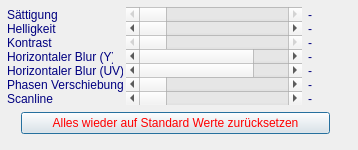
<?xml version="1.0" encoding="UTF-8"?>
<ui version="4.0">
 <class>TVSetupWindow</class>
 <widget class="QDialog" name="TVSetupWindow">
  <property name="windowModality">
   <enum>Qt::NonModal</enum>
  </property>
  <property name="geometry">
   <rect>
    <x>0</x>
    <y>0</y>
    <width>358</width>
    <height>150</height>
   </rect>
  </property>
  <property name="sizePolicy">
   <sizepolicy hsizetype="Preferred" vsizetype="Preferred">
    <horstretch>0</horstretch>
    <verstretch>0</verstretch>
   </sizepolicy>
  </property>
  <property name="minimumSize">
   <size>
    <width>344</width>
    <height>150</height>
   </size>
  </property>
  <property name="maximumSize">
   <size>
    <width>360</width>
    <height>150</height>
   </size>
  </property>
  <property name="font">
   <font>
    <family>Arial</family>
   </font>
  </property>
  <property name="contextMenuPolicy">
   <enum>Qt::NoContextMenu</enum>
  </property>
  <property name="windowTitle">
   <string>TV/Video Einstellungen</string>
  </property>
  <property name="windowOpacity">
   <double>1.000000000000000</double>
  </property>
  <property name="styleSheet">
   <string notr="true"/>
  </property>
  <property name="modal">
   <bool>false</bool>
  </property>
  <widget class="QLabel" name="label">
   <property name="enabled">
    <bool>false</bool>
   </property>
   <property name="geometry">
    <rect>
     <x>7</x>
     <y>7</y>
     <width>113</width>
     <height>16</height>
    </rect>
   </property>
   <property name="font">
    <font>
     <family>Arial</family>
     <weight>50</weight>
     <bold>false</bold>
    </font>
   </property>
   <property name="toolTip">
    <string/>
   </property>
   <property name="statusTip">
    <string/>
   </property>
   <property name="styleSheet">
    <string notr="true">color: rgb(0,0, 128);</string>
   </property>
   <property name="text">
    <string>Sättigung</string>
   </property>
  </widget>
  <widget class="QLabel" name="label_2">
   <property name="geometry">
    <rect>
     <x>7</x>
     <y>21</y>
     <width>113</width>
     <height>16</height>
    </rect>
   </property>
   <property name="font">
    <font>
     <family>Arial</family>
     <weight>50</weight>
     <bold>false</bold>
    </font>
   </property>
   <property name="styleSheet">
    <string notr="true">color: rgb(0,0, 128);</string>
   </property>
   <property name="text">
    <string>Helligkeit</string>
   </property>
  </widget>
  <widget class="QLabel" name="label_3">
   <property name="enabled">
    <bool>false</bool>
   </property>
   <property name="geometry">
    <rect>
     <x>7</x>
     <y>35</y>
     <width>113</width>
     <height>16</height>
    </rect>
   </property>
   <property name="font">
    <font>
     <family>Arial</family>
     <weight>50</weight>
     <bold>false</bold>
    </font>
   </property>
   <property name="styleSheet">
    <string notr="true">color: rgb(0,0, 128);</string>
   </property>
   <property name="text">
    <string>Kontrast</string>
   </property>
  </widget>
  <widget class="QLabel" name="label_4">
   <property name="geometry">
    <rect>
     <x>7</x>
     <y>49</y>
     <width>106</width>
     <height>16</height>
    </rect>
   </property>
   <property name="font">
    <font>
     <family>Arial</family>
     <weight>50</weight>
     <bold>false</bold>
    </font>
   </property>
   <property name="styleSheet">
    <string notr="true">color: rgb(0,0, 128);</string>
   </property>
   <property name="text">
    <string>Horizontaler Blur (Y)</string>
   </property>
  </widget>
  <widget class="QLabel" name="label_5">
   <property name="geometry">
    <rect>
     <x>7</x>
     <y>63</y>
     <width>116</width>
     <height>16</height>
    </rect>
   </property>
   <property name="font">
    <font>
     <family>Arial</family>
     <weight>50</weight>
     <bold>false</bold>
    </font>
   </property>
   <property name="styleSheet">
    <string notr="true">color: rgb(0,0, 128);</string>
   </property>
   <property name="text">
    <string>Horizontaler Blur (UV)</string>
   </property>
  </widget>
  <widget class="QLabel" name="label_6">
   <property name="geometry">
    <rect>
     <x>7</x>
     <y>77</y>
     <width>116</width>
     <height>16</height>
    </rect>
   </property>
   <property name="font">
    <font>
     <family>Arial</family>
     <weight>50</weight>
     <bold>false</bold>
    </font>
   </property>
   <property name="styleSheet">
    <string notr="true">color: rgb(0,0, 128);</string>
   </property>
   <property name="text">
    <string>Phasen Verschiebung</string>
   </property>
  </widget>
  <widget class="QLabel" name="label_7">
   <property name="geometry">
    <rect>
     <x>7</x>
     <y>91</y>
     <width>101</width>
     <height>16</height>
    </rect>
   </property>
   <property name="font">
    <font>
     <family>Arial</family>
     <weight>50</weight>
     <bold>false</bold>
    </font>
   </property>
   <property name="styleSheet">
    <string notr="true">color: rgb(0,0, 128);</string>
   </property>
   <property name="text">
    <string>Scanline</string>
   </property>
  </widget>
  <widget class="QScrollBar" name="helligkeit_scroll">
   <property name="geometry">
    <rect>
     <x>126</x>
     <y>21</y>
     <width>176</width>
     <height>14</height>
    </rect>
   </property>
   <property name="focusPolicy">
    <enum>Qt::StrongFocus</enum>
   </property>
   <property name="maximum">
    <number>100</number>
   </property>
   <property name="orientation">
    <enum>Qt::Horizontal</enum>
   </property>
  </widget>
  <widget class="QScrollBar" name="saettigung_scroll">
   <property name="enabled">
    <bool>false</bool>
   </property>
   <property name="geometry">
    <rect>
     <x>126</x>
     <y>7</y>
     <width>176</width>
     <height>14</height>
    </rect>
   </property>
   <property name="focusPolicy">
    <enum>Qt::StrongFocus</enum>
   </property>
   <property name="maximum">
    <number>100</number>
   </property>
   <property name="orientation">
    <enum>Qt::Horizontal</enum>
   </property>
  </widget>
  <widget class="QScrollBar" name="kontrast_scroll">
   <property name="enabled">
    <bool>false</bool>
   </property>
   <property name="geometry">
    <rect>
     <x>126</x>
     <y>35</y>
     <width>176</width>
     <height>14</height>
    </rect>
   </property>
   <property name="focusPolicy">
    <enum>Qt::StrongFocus</enum>
   </property>
   <property name="maximum">
    <number>100</number>
   </property>
   <property name="orientation">
    <enum>Qt::Horizontal</enum>
   </property>
  </widget>
  <widget class="QScrollBar" name="horblurY_scroll">
   <property name="geometry">
    <rect>
     <x>126</x>
     <y>49</y>
     <width>176</width>
     <height>14</height>
    </rect>
   </property>
   <property name="focusPolicy">
    <enum>Qt::StrongFocus</enum>
   </property>
   <property name="minimum">
    <number>1</number>
   </property>
   <property name="maximum">
    <number>4</number>
   </property>
   <property name="orientation">
    <enum>Qt::Horizontal</enum>
   </property>
  </widget>
  <widget class="QScrollBar" name="horblurUV_scroll">
   <property name="geometry">
    <rect>
     <x>126</x>
     <y>63</y>
     <width>176</width>
     <height>14</height>
    </rect>
   </property>
   <property name="focusPolicy">
    <enum>Qt::StrongFocus</enum>
   </property>
   <property name="minimum">
    <number>1</number>
   </property>
   <property name="maximum">
    <number>4</number>
   </property>
   <property name="orientation">
    <enum>Qt::Horizontal</enum>
   </property>
  </widget>
  <widget class="QScrollBar" name="phase_scroll">
   <property name="geometry">
    <rect>
     <x>126</x>
     <y>77</y>
     <width>176</width>
     <height>14</height>
    </rect>
   </property>
   <property name="focusPolicy">
    <enum>Qt::StrongFocus</enum>
   </property>
   <property name="maximum">
    <number>2000</number>
   </property>
   <property name="orientation">
    <enum>Qt::Horizontal</enum>
   </property>
  </widget>
  <widget class="QScrollBar" name="scanline_scroll">
   <property name="geometry">
    <rect>
     <x>126</x>
     <y>91</y>
     <width>176</width>
     <height>14</height>
    </rect>
   </property>
   <property name="focusPolicy">
    <enum>Qt::StrongFocus</enum>
   </property>
   <property name="maximum">
    <number>100</number>
   </property>
   <property name="orientation">
    <enum>Qt::Horizontal</enum>
   </property>
  </widget>
  <widget class="QLabel" name="saettigung_out">
   <property name="enabled">
    <bool>false</bool>
   </property>
   <property name="geometry">
    <rect>
     <x>308</x>
     <y>7</y>
     <width>43</width>
     <height>16</height>
    </rect>
   </property>
   <property name="minimumSize">
    <size>
     <width>36</width>
     <height>16</height>
    </size>
   </property>
   <property name="font">
    <font>
     <family>Arial</family>
     <weight>50</weight>
     <bold>false</bold>
    </font>
   </property>
   <property name="styleSheet">
    <string notr="true">color: rgb(0,0, 128);</string>
   </property>
   <property name="text">
    <string notr="true">-</string>
   </property>
  </widget>
  <widget class="QLabel" name="helligkeit_out">
   <property name="geometry">
    <rect>
     <x>308</x>
     <y>21</y>
     <width>43</width>
     <height>16</height>
    </rect>
   </property>
   <property name="font">
    <font>
     <family>Arial</family>
    </font>
   </property>
   <property name="styleSheet">
    <string notr="true">color: rgb(0,0, 128);</string>
   </property>
   <property name="text">
    <string notr="true">-</string>
   </property>
  </widget>
  <widget class="QLabel" name="kontrast_out">
   <property name="enabled">
    <bool>false</bool>
   </property>
   <property name="geometry">
    <rect>
     <x>308</x>
     <y>35</y>
     <width>43</width>
     <height>16</height>
    </rect>
   </property>
   <property name="font">
    <font>
     <family>Arial</family>
    </font>
   </property>
   <property name="styleSheet">
    <string notr="true">color: rgb(0,0, 128);</string>
   </property>
   <property name="text">
    <string notr="true">-</string>
   </property>
  </widget>
  <widget class="QLabel" name="horblurY_out">
   <property name="geometry">
    <rect>
     <x>308</x>
     <y>49</y>
     <width>43</width>
     <height>16</height>
    </rect>
   </property>
   <property name="font">
    <font>
     <family>Arial</family>
    </font>
   </property>
   <property name="styleSheet">
    <string notr="true">color: rgb(0,0, 128);</string>
   </property>
   <property name="text">
    <string notr="true">-</string>
   </property>
  </widget>
  <widget class="QLabel" name="horblurUV_out">
   <property name="geometry">
    <rect>
     <x>308</x>
     <y>63</y>
     <width>43</width>
     <height>16</height>
    </rect>
   </property>
   <property name="font">
    <font>
     <family>Arial</family>
    </font>
   </property>
   <property name="styleSheet">
    <string notr="true">color: rgb(0,0, 128);</string>
   </property>
   <property name="text">
    <string notr="true">-</string>
   </property>
  </widget>
  <widget class="QLabel" name="phase_out">
   <property name="geometry">
    <rect>
     <x>308</x>
     <y>77</y>
     <width>43</width>
     <height>16</height>
    </rect>
   </property>
   <property name="font">
    <font>
     <family>Arial</family>
    </font>
   </property>
   <property name="styleSheet">
    <string notr="true">color: rgb(0,0, 128);</string>
   </property>
   <property name="text">
    <string notr="true">-</string>
   </property>
  </widget>
  <widget class="QLabel" name="scanline_out">
   <property name="geometry">
    <rect>
     <x>308</x>
     <y>91</y>
     <width>43</width>
     <height>16</height>
    </rect>
   </property>
   <property name="font">
    <font>
     <family>Arial</family>
    </font>
   </property>
   <property name="styleSheet">
    <string notr="true">color: rgb(0,0, 128);</string>
   </property>
   <property name="text">
    <string notr="true">-</string>
   </property>
  </widget>
  <widget class="QPushButton" name="Reset">
   <property name="geometry">
    <rect>
     <x>21</x>
     <y>112</y>
     <width>309</width>
     <height>22</height>
    </rect>
   </property>
   <property name="font">
    <font>
     <family>Arial</family>
     <weight>50</weight>
     <bold>false</bold>
    </font>
   </property>
   <property name="focusPolicy">
    <enum>Qt::TabFocus</enum>
   </property>
   <property name="styleSheet">
    <string notr="true">color: rgb(255, 0, 0);</string>
   </property>
   <property name="text">
    <string>Alles wieder auf Standard Werte zurücksetzen</string>
   </property>
  </widget>
 </widget>
 <tabstops>
  <tabstop>saettigung_scroll</tabstop>
  <tabstop>helligkeit_scroll</tabstop>
  <tabstop>kontrast_scroll</tabstop>
  <tabstop>horblurY_scroll</tabstop>
  <tabstop>horblurUV_scroll</tabstop>
  <tabstop>phase_scroll</tabstop>
  <tabstop>scanline_scroll</tabstop>
  <tabstop>Reset</tabstop>
 </tabstops>
 <resources/>
 <connections/>
</ui>
